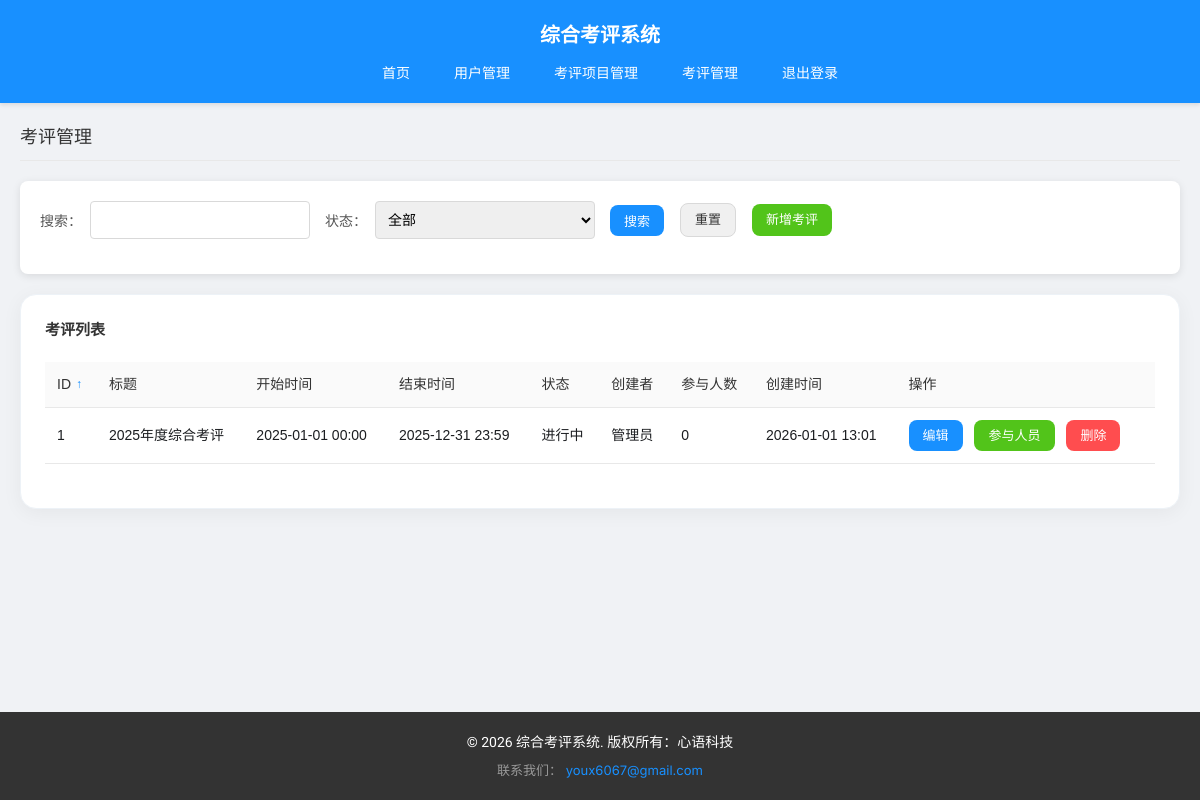
Page /admin/assessment_management.php (signed in) on the committed database.
### tables this page shows
CREATE TABLE IF NOT EXISTS assessments (
    id INT AUTO_INCREMENT PRIMARY KEY,
    title VARCHAR(100) NOT NULL,
    start_time DATETIME NOT NULL,
    end_time DATETIME NOT NULL,
    status ENUM('draft', 'active', 'completed') NOT NULL DEFAULT 'draft',
    created_by INT NOT NULL,
    created_at DATETIME DEFAULT CURRENT_TIMESTAMP,
    FOREIGN KEY (created_by) REFERENCES users(id)
);

### admin/assessment_management.php (the view, shortened to what this page needs)
<?php
$search = isset($_GET['search']) ? $_GET['search'] : '';
$status = isset($_GET['status']) ? $_GET['status'] : '';
$page = isset($_GET['page']) ? (int)$_GET['page'] : 1;
$limit = 10;
$where = [];
$params = [];
$where_clause = $where ? "WHERE " . implode(" AND ", $where) : "";
$sort = isset($_GET['sort']) ? $_GET['sort'] : 'id';
$order = isset($_GET['order']) ? $_GET['order'] : 'ASC';
$order = strtoupper($order) === 'ASC' ? 'ASC' : 'DESC';
global $pdo;
$offset = ($page - 1) * $limit;
$stmt = $pdo->prepare("SELECT * FROM assessments $where_clause ORDER BY $sort $order LIMIT ? OFFSET ?");
$select_params = $params;
$select_params[] = $limit;
$select_params[] = $offset;
$stmt->execute($select_params);
$assessments = $stmt->fetchAll();
$creators = [];
if (!empty($assessments)) {
    $creator_ids = array_unique(array_column($assessments, 'created_by'));
    $placeholders = implode(',', array_fill(0, count($creator_ids), '?'));
    $stmt = $pdo->prepare("SELECT id, realname FROM users WHERE id IN ($placeholders)");
    $stmt->execute($creator_ids);
    $creator_data = $stmt->fetchAll();
    foreach ($creator_data as $creator) {
        $creators[$creator['id']] = $creator['realname'];
    }
}
$participant_counts = [];
?>
<?php include '../includes/header.php'; ?>
<div class="page-title">
    考评管理
</div>
<div class="filter-container">
    <form method="GET" action="assessment_management.php">
        <div class="filter-row">
            <div class="filter-item">
                <label for="search">搜索：</label>
                <input type="text" id="search" name="search" value="<?php echo $search; ?>">
            </div>
            <div class="filter-item">
                <label for="status">状态：</label>
                <select id="status" name="status">
                    <option value="">全部</option>
                </select>
            </div>
            <div class="filter-item">
                <button type="submit" class="btn btn-primary">搜索</button>
                <a href="assessment_management.php" class="btn btn-default">重置</a>
                <a href="add_assessment.php" class="btn btn-success">新增考评</a>
            </div>
        </div>
    </form>
</div>
<div class="card">
    <div class="card-header">
        <h3 class="card-title">考评列表</h3>
    </div>
    <div class="card-body">
        <div class="table-container">
            <table class="sortable-table">
                <thead>
                    <tr>
                        <th>
                            <a href="?search=<?php echo $search; ?>&status=<?php echo $status; ?>&sort=id&order=<?php echo $order === 'ASC' ? 'DESC' : 'ASC'; ?>" class="sort-link <?php echo $sort === 'id' ? 'active' : ''; ?>">
                                ID
                                <span class="sort-arrow"><?php echo $sort === 'id' && $order === 'ASC' ? '↑' : '↓'; ?></span>
                            </a>
                        </th>
                        <th>标题</th>
                        <th>开始时间</th>
                        <th>结束时间</th>
                        <th>状态</th>
                        <th>创建者</th>
                        <th>参与人数</th>
                        <th>创建时间</th>
                        <th>操作</th>
                    </tr>
                </thead>
                <tbody>
                    <?php if (empty($assessments)): ?>
                        <tr>
                            <td colspan="9" style="text-align: center; padding: 20px;">暂无考评数据</td>
                        </tr>
                    <?php else: ?>
                        <?php foreach ($assessments as $assessment): ?>
                            <tr>
                                <td><?php echo $assessment['id']; ?></td>
                                <td><?php echo $assessment['title']; ?></td>
                                <td><?php echo date('Y-m-d H:i', strtotime($assessment['start_time'])); ?></td>
                                <td><?php echo date('Y-m-d H:i', strtotime($assessment['end_time'])); ?></td>
                                <td>
                                    <?php
                                    $status_text = [
                                        'draft' => '草稿',
                                        'active' => '进行中',
                                        'completed' => '已完成'
                                    ];
                                    echo $status_text[$assessment['status']];
                                    ?>
                                </td>
                                <td><?php echo $creators[$assessment['created_by']]; ?></td>
                                <td><?php echo isset($participant_counts[$assessment['id']]) ? $participant_counts[$assessment['id']] : 0; ?></td>
                                <td><?php echo date('Y-m-d H:i', strtotime($assessment['created_at'])); ?></td>
                                <td>
                                    <a href="edit_assessment.php?id=<?php echo $assessment['id']; ?>" class="btn btn-primary">编辑</a>
                                    <a href="manage_participants.php?id=<?php echo $assessment['id']; ?>" class="btn btn-success">参与人员</a>
                                    <a href="delete_assessment.php?id=<?php echo $assessment['id']; ?>" class="btn btn-danger" onclick="return confirmDelete('确定要删除考评 <?php echo $assessment['title']; ?> 吗？')">删除</a>
                                </td>
                            </tr>
                        <?php endforeach; ?>
                    <?php endif; ?>
                </tbody>
            </table>
        </div>
    </div>
</div>
<?php include '../includes/footer.php'; ?>

### css/style.css (style rules this page uses)
* { margin: 0; padding: 0; box-sizing: border-box; }
body { font-family: 'Inter', system-ui, -apple-system, sans-serif; background-color: #f0f2f5; color: #1c1e21; line-height: 1.5; font-size: 14px; display: flex; flex-direction: column; min-height: 100vh; }
table, .form-group input, .form-col input { font-family: 'Noto Sans SC', sans-serif; }
.stat-number, .notification-date, footer p, .btn { font-family: 'Roboto', 'Noto Sans SC', sans-serif; }
.page-title { font-size: 18px; color: #333; margin-bottom: 20px; padding-bottom: 10px; border-bottom: 1px solid #e8e8e8; }
.card { background-color: white; border-radius: 16px; box-shadow: 0 4px 20px rgba(0, 0, 0, 0.05); padding: 24px; margin-bottom: 24px; border: 1px solid #edf2f7; transition: transform 0.3s ease; }
.card-header { display: flex; justify-content: space-between; align-items: center; margin-bottom: 20px; }
.card-title { font-family: 'Montserrat', sans-serif; font-size: 15px; color: #333; font-weight: 600; }
.btn { display: inline-flex; align-items: center; padding: 6px 14px; border: none; border-radius: 8px; font-size: 13px; font-weight: 500; cursor: pointer; text-decoration: none; transition: all 0.3s cubic-bezier(0.4, 0, 0.2, 1); margin-right: 8px; white-space: nowrap; }
.btn-primary { background-color: #1890ff; color: white; }
.btn-success { background-color: #52c41a; color: white; }
.btn-danger { background-color: #ff4d4f; color: white; }
.btn-default { background-color: #f0f0f0; color: #333; border: 1px solid #d9d9d9; }
.table-container { overflow-x: auto; }
table { width: 100%; border-collapse: collapse; margin-bottom: 20px; }
th, td { padding: 12px; text-align: left; border-bottom: 1px solid #e8e8e8; }
th { background-color: #fafafa; font-weight: 500; color: #333; }
.sortable-table th { cursor: pointer; user-select: none; }
.filter-container { background-color: white; padding: 20px; border-radius: 8px; box-shadow: 0 2px 8px rgba(0, 0, 0, 0.1); margin-bottom: 20px; }
.filter-row { display: flex; gap: 20px; margin-bottom: 15px; flex-wrap: wrap; }
.filter-item { display: flex; align-items: center; gap: 8px; }
.filter-item label { color: #555; font-weight: 500; }
.filter-item input, .filter-item select { padding: 8px; border: 1px solid #d9d9d9; border-radius: 4px; font-size: 14px; }
.filter-item { position: relative; display: flex; align-items: center; }
.filter-item input[type="text"], .filter-item select { width: 220px; box-sizing: border-box; height: 38px; }
.filter-row { align-items: center; gap: 15px; }
.sort-link { color: #333; text-decoration: none; display: inline-flex; align-items: center; gap: 5px; }
.sort-arrow { font-size: 12px; color: #999; }
.sort-link.active .sort-arrow { color: #1890ff; font-weight: bold; }

### rows in the picture
assessments: id "1", title "2025年度综合考评", start_time "2025-01-01 00:00", end_time "2025-12-31 23:59", status "进行中", created_by "管理员", created_at "2026-01-01 13:01"
